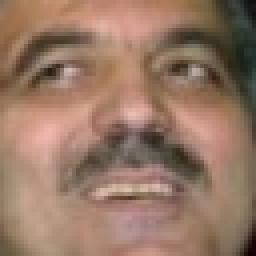
#> input picture Dataset - Copy/Abdulla/Abdullah_Gul_0002.jpg, 64 x 64 px (shown 4 times larger); its folder holds only this picture in this run
$ jupyter execute --allow-errors PCA_FaceRecognition.ipynb
#> lines starting #> are read from the running program, lines starting #| are printed output that depends on the picture
[cell 1]
import cv2, os, glob, numpy as np
from sklearn.model_selection import train_test_split
from sklearn.pipeline import make_pipeline
from sklearn.preprocessing import StandardScaler
from sklearn.decomposition import PCA
from sklearn.neighbors import KNeighborsClassifier
from sklearn.linear_model  import LogisticRegression
from sklearn.model_selection import StratifiedKFold, cross_val_score, cross_val_predict
from sklearn.metrics import classification_report
from matplotlib import pyplot as plt
from sklearn.preprocessing import LabelEncoder
from sklearn.metrics import confusion_matrix, accuracy_score
import seaborn as sns
from tkinter import Tk, filedialog
from sklearn.svm import SVC

[cell 2]
RAW_DIR     = r"Dataset - Copy"
PROC_DIR    = r"resized-images"
TARGET_SIZE = (64*2, 64*2)

X, y = [], []

for person in os.listdir(RAW_DIR):
    os.makedirs(f"{PROC_DIR}/{person}", exist_ok=True)
    for fn in glob.glob(f"{RAW_DIR}/{person}/*"):
        img = cv2.imread(fn)
#> img is the input picture: shape (64, 64, 3); mean B, G, R 100.9, 119.3, 150.7
        gray = cv2.cvtColor(img, cv2.COLOR_BGR2GRAY)
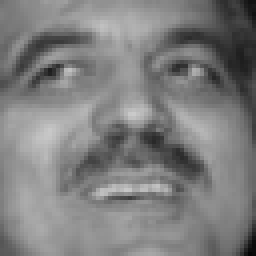
#> gray: shape (64, 64) (shown 4 times larger); min 5, max 202, mean 126.6
        resized = cv2.resize(gray, TARGET_SIZE,
                             interpolation=cv2.INTER_AREA)


        out_path = f"{PROC_DIR}/{person}/{os.path.basename(fn)}"
        cv2.imwrite(out_path, resized)

        X.append(resized.flatten())
        y.append(person)
#> pass 2 of the loop `for person in os.listdir(RAW_DIR):`:
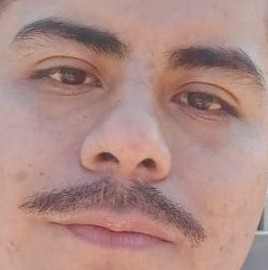
#> input picture Dataset - Copy/Aldo/WhatsApp Image 2025-04-25 at 7.58.03 PM (1).jpeg, 268 x 270 px
#> img is the input picture: shape (270, 268, 3); mean B, G, R 132.6, 138.8, 174.3
#> `gray = cv2.cvtColor(img, cv2.COLOR_BGR2GRAY)`:
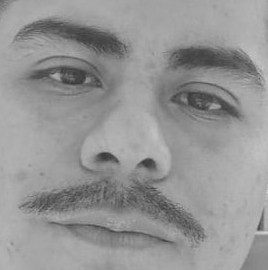
#> gray: shape (270, 268); min 54, max 214, mean 148.7
